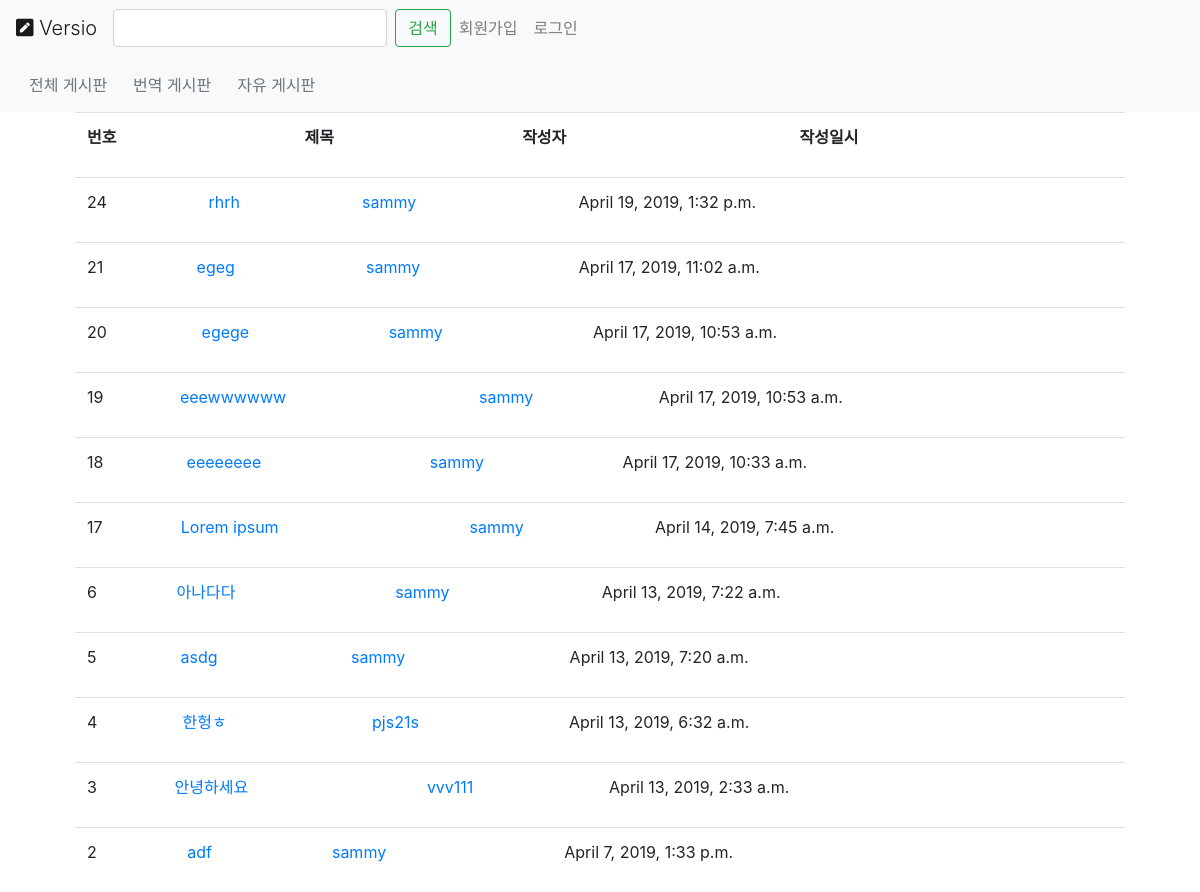
/posts/, run on the app's committed database.
### posts/models.py (models this page shows, shortened)
class Post(models.Model, HitCountMixin):
    user = models.ForeignKey(User, on_delete=models.CASCADE)
    created_at = models.DateTimeField(auto_now=True)
    text = RichTextField()
    title = models.CharField(max_length=100)
    class Meta:
        ordering = ["-created_at"]
        unique_together = ["title"]

### posts/views.py (the view)
# urls.py: path('', views.PostList.as_view(), name="all"),
class PostList(generic.ListView):
    model = models.Post

### posts/templates/posts/post_list.html
{% extends "posts/post_base.html" %}
{% block post_content %}
<div class="col-lg">
	<div class="table-responsive">
		<table class="table">
		<thaed>
			<tr>
			<th scope="col">번호</th>
			<th scope="col">제목</th>
			<th scope="col">작성자</th>
			<th scope="col">작성일시</th>
			</tr>
		</thaed>
		</table>
	</div>
	{% for post in post_list %}
        {% include "posts/_post.html" %}
	{% endfor %}
</div>
{% endblock %}

### posts/templates/posts/_post.html
<div class="table-responsive">
    <table class="table">
    <tbody>
        <tr scope="row">
          <td>{{post.id}}</td>
          <td><a href="{% url 'posts:single' username=post.user.username pk=post.pk %}">{{post.title}}</a></td>
          <td><a href="{% url 'posts:for_user' username=post.user.username %}">{{post.user.username}}</a></td>
          <td><time class="time">{{ post.created_at }}</time></td>
        </tr>
    </tbody>
    </table>
</div>

### data on the page
Post: id "24", title "rhrh", user.username "sammy", created_at "April 19, 2019, 1:32 p.m."
Post: id "21", title "egeg", user.username "sammy", created_at "April 17, 2019, 11:02 a.m."
Post: id "20", title "egege", user.username "sammy", created_at "April 17, 2019, 10:53 a.m."
Post: id "19", title "eeewwwwww", user.username "sammy", created_at "April 17, 2019, 10:53 a.m."
Post: id "18", title "eeeeeeee", user.username "sammy", created_at "April 17, 2019, 10:33 a.m."
Post: id "17", title "Lorem ipsum", user.username "sammy", created_at "April 14, 2019, 7:45 a.m."
Post: id "6", title "아나다다", user.username "sammy", created_at "April 13, 2019, 7:22 a.m."
Post: id "5", title "asdg", user.username "sammy", created_at "April 13, 2019, 7:20 a.m."
Post: id "4", title "한헝ㅎ", user.username "pjs21s", created_at "April 13, 2019, 6:32 a.m."
Post: id "3", title "안녕하세요", user.username "vvv111", created_at "April 13, 2019, 2:33 a.m."
Post: id "2", title "adf", user.username "sammy", created_at "April 7, 2019, 1:33 p.m."
